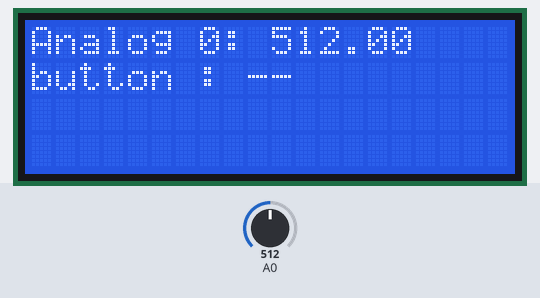
The sketch below on a simulated Arduino Uno, built with avr-gcc and run on an emulated ATmega328P. Shown: 20×4 character LCD. The test bench sets the inputs (shaded band); at power-on: A0 = 512.

Above: at 1.2 s.
1.3 s: A0 set to 425
At 2.4 s:
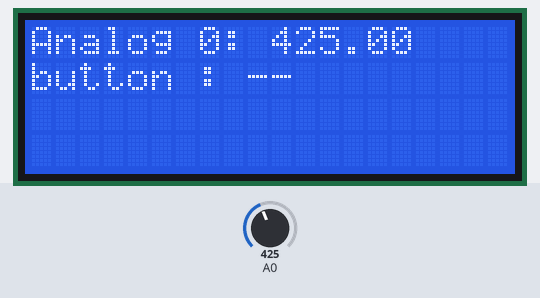
2.8 s: A0 set to 398
At 3.6 s:
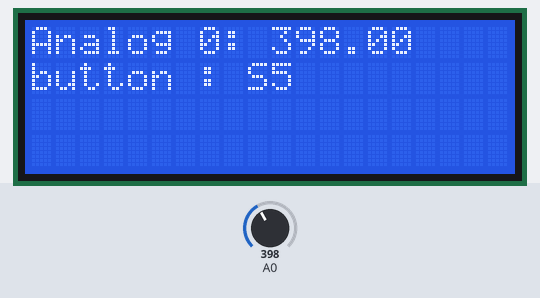
4.3 s: A0 set to 306
Timing chart, 0 to 7.3 s (numbered marks = the images above; inputs shaded):
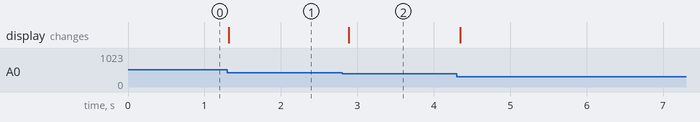

Measured:
- the behaviour switches between 412 and 411 on A0 (found by bisection; images 1 and 2)
- after the input at 1.3 s, the display: changes at once (image 1)
- after the input at 2.8 s, the display: changes after 0.09 s (image 2)

The sketch:

displayTest.ino
```cpp
// display test: write some data to the lcd
//TESTOMATIKO

/* Connections:
 R/S : Pin 3
 R/W : not connected
 E   : Pin 4
 DB4 : Pin 6
 DB5 : Pin 7
 DB6 : Pin 8
 DB7 : Pin 9
*/

// include LCD functions:
#include <LiquidCrystal.h>

// define the LCD screen
LiquidCrystal lcd(3, 4, 6, 7, 8, 9);

// global variable, stores the result from analog pin
float analogValue;
float defValue;
String buttonNr;
float diff;

void setup()
{
  // LCD has 4 lines with 20 chars
  lcd.begin(20, 4);
  lcd.print("system ready");
  //save default value of analog
  defValue = analogRead(A0);
}


void loop()
{
  analogValue = analogRead(A0);
  // implement your code here:
  lcd.setCursor(0, 0);
  lcd.print("Analog 0: ");
  lcd.print(analogValue);
  lcd.setCursor(0, 1);
  lcd.print("button : ");

  diff = 0;
  diff = analogValue - defValue;
  if (diff < -900) {
    buttonNr = "S1";
  } else if (diff > -850 && diff < -680) {
    buttonNr = "S2";
  } else if (diff > -650 && diff < -450) {
    buttonNr = "S3";
  } else if (diff > -440 && diff < -270) {
    buttonNr = "S4";
  } else if (diff >  -260 && diff < -100) {
    buttonNr = "S5";
  } else {
    buttonNr = "--";
    }

  lcd.print(buttonNr);
  // wait for 100 ms (reduces display flickering)
  delay(100);
}


/* Usefull LCD functions:
set the current write position of the lcd to specific line and row:
  lcd.setCursor(row, line);

write onto lcd, starting at current position:
  lcd.print("abc");

clear the lcd (this writes " " into all positions and is therefore slow):
If only specific areas should be cleared use a mix of setCursor and print(" ") instead
  lcd.clear();
*/
```
